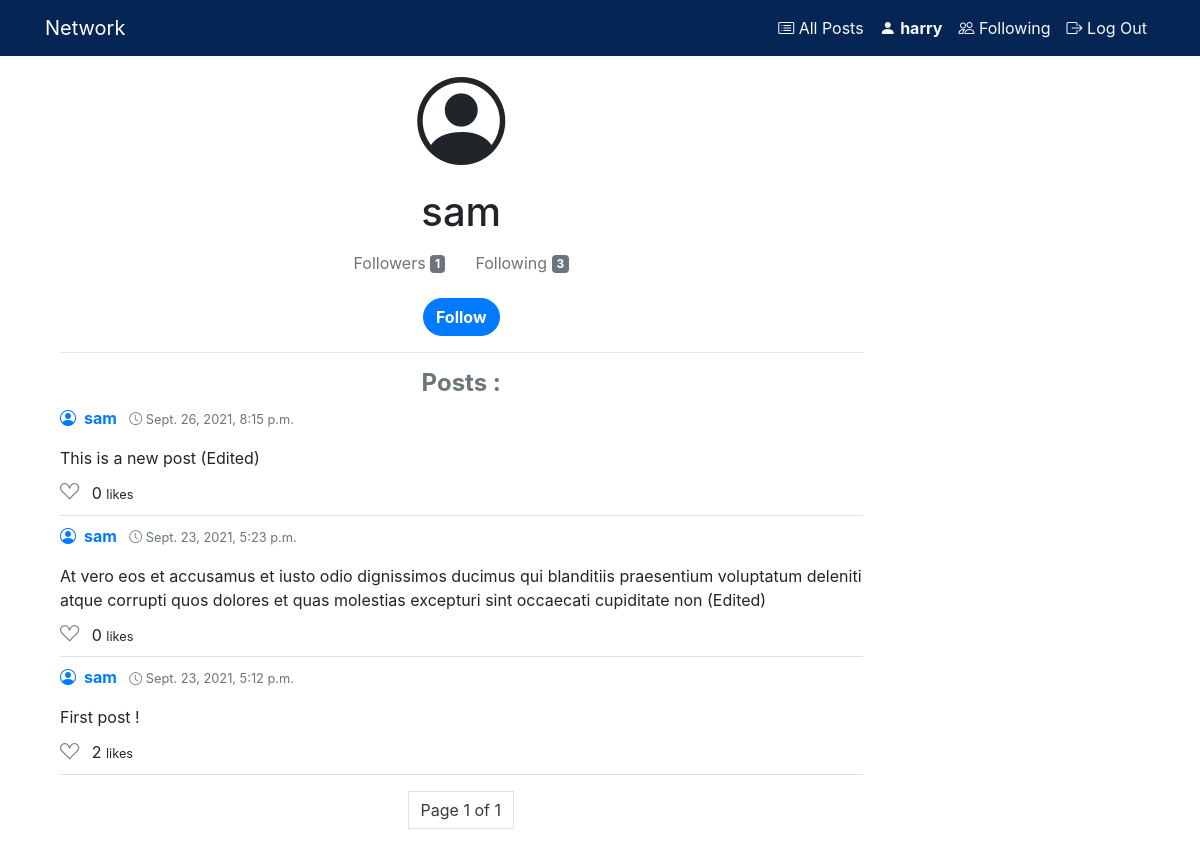
Page /profile/sam (signed in) on the committed database.
### network/models.py (models this page shows, shortened)
class User(AbstractUser):
    following = models.ManyToManyField("self", blank=True, symmetrical=False, related_name='followers')

class Post(models.Model):
    poster = models.ForeignKey(User, on_delete=models.CASCADE, related_name='posts')
    content = models.TextField(max_length=250, blank=False, null=False)
    timestamp = models.DateTimeField(auto_now_add=True)
    likes = models.ManyToManyField(User, blank=True)
    class Meta:
        ordering = ['-timestamp']

### network/views.py (the view)
# urls.py: path("profile/<str:username>", views.profile, name="profile"),
@login_required
def profile(request, username):
    profile = User.objects.get(username=username)
    posts = profile.posts.all()
    paginator = Paginator(posts, 10)
    page_number = request.GET.get('page')
    page_obj = paginator.get_page(page_number)
    return render(request, "network/profile.html", {
        'profile': profile,
        'posts': posts,
        'is_following': profile in request.user.following.all(),
        'page_obj': page_obj
    })

### network/templates/network/profile.html (shortened to what this page needs)
{% extends "network/layout.html" %}
{% block body %}
<div class="text-center">
    <i class="bi-person-circle" style="font-size: 5.5rem"></i>
    <h1>{{ profile.username }}</h1>
    <button class="btn btn-link text-secondary" data-toggle="modal" data-target="#followers">Followers <span class="badge badge-secondary">{{profile.followers.count}}</span></button>
    <button class="btn btn-link text-secondary" data-toggle="modal" data-target="#following">Following <span class="badge badge-secondary">{{profile.following.count}}</span></button>
    <br>
    {% if user != profile %}
        {% if is_following %}
            <form action="{% url 'unfollow' profile %}" method="post">
            {% csrf_token %}
                <button class="btn btn-danger rounded-pill mt-3"><strong>Unfollow</strong></button>
        </form>
        {% else %}
            <form action="{% url 'follow' profile %}" method="post">
                <button class="btn btn-primary rounded-pill mt-3"><strong>Follow</strong></button>
            </form>
        {% endif %}
    {% endif %}
    <hr>
</div>
<div class="d-flex justify-content-center">
    <h4 class="font-weight-bold text-muted">Posts :</h4>
</div>
<div id="posts">
    {% include "network/posts.html" %}
</div>
{% endblock %}

### network/templates/network/layout.html (shortened to what this page needs)
{% load static %}
<!DOCTYPE html>
<html lang="en">
<head>
    <link rel="stylesheet" href="https://cdn.jsdelivr.net/npm/bootstrap@4.6.0/dist/css/bootstrap.min.css">
    <link rel="stylesheet" href="https://cdn.jsdelivr.net/npm/bootstrap-icons@1.5.0/font/bootstrap-icons.css">
    <link href="{% static 'network/styles.css' %}" rel="stylesheet">
</head>
<body>
    <nav class="navbar sticky-top navbar-expand-md navbar-dark" style="background-color: #052555">
        <div class="container">
            <a class="navbar-brand" href="{% url 'index' %}">Network</a>
            <div>
                <ul class="navbar-nav mr-auto">
                    {% if user.is_authenticated %}
                    <li class="nav-item">
                        <a class="nav-link text-light" href="{% url 'index' %}"><i class="bi bi-card-list"></i> All Posts</a>
                    </li>
                    <li class="nav-item">
                        <a class="nav-link text-light" href="{% url 'profile' user.username %}"><i class="bi bi-person-fill"> </i><strong id="username">{{ user.username }}</strong></a>
                    </li>
                    <li class="nav-item">
                        <a class="nav-link text-light" href="{% url 'following' %}"><i class="bi bi-people"></i> Following</a>
                    </li>
                    <li class="nav-item">
                        <a class="nav-link text-light" href="{% url 'logout' %}"><i class="bi bi-box-arrow-right"></i> Log Out</a>
                    </li>
                    {% endif %}
                </ul>
            </div>
        </div>
    </nav>
    <div class="container">
        <div class="col-lg-9">
            {% block body %}
            {% endblock %}
        </div>
    </div>
</body>
</html>

### network/templates/network/posts.html (shortened to what this page needs)
{% for post in page_obj %}
    <div class="post-box border-bottom pb-2 mb-2">
        <a href="{% url 'profile' post.poster %}">
            <i class="bi bi-person-circle mr-2"></i><strong>{{ post.poster }}</strong>
        </a>
        <small class="ml-2 text-muted"><i class="bi bi-clock"></i> {{post.timestamp}}</small>
        <p class="mt-3 mb-2">{{post.content}}</p>
        {% if request.user in post.likes.all %}
        <i id="{{post.id}}" class="like_btn bi-suit-heart-fill" style="cursor:pointer; color:red; font-size:1.2rem"></i>
        {% else %}
        <i id="{{post.id}}" class="like_btn bi-suit-heart" style="cursor:pointer; color:gray; font-size:1.2rem"></i>
        {% endif %}
        <span class="likes_count ml-2 ">{{post.likes.count}}</span>
        <small>likes</small>
    </div>
{% endfor %}
<nav class="row justify-content-center m-3">
    <ul class="pagination">
        <span class="current">
            <li class="page-item page-link text-dark"> Page {{ page_obj.number }} of {{ page_obj.paginator.num_pages }}</li>
        </span>
    </ul>
</nav>

### rows in the picture
User: username "harry"
User: username "sam", followers.count "1", following.count "3"
Post: poster "sam", timestamp "Sept. 26, 2021, 8:15 p.m.", content "This is a new post (Edited)", likes.count "0"
Post: poster "sam", timestamp "Sept. 23, 2021, 5:23 p.m.", content "At vero eos et accusamus et iusto odio dignissimos ducimus qui blanditiis praesentium voluptatum deleniti atque corrupti quos dolores et quas molestias excepturi sint occaecati cupiditate non (Edited)", likes.count "0"
Post: poster "sam", timestamp "Sept. 23, 2021, 5:12 p.m.", content "First post !", likes.count "2"

### other values in the picture
{{ page_obj.number }} "1"
{{ page_obj.paginator.num_pages }} "1"
